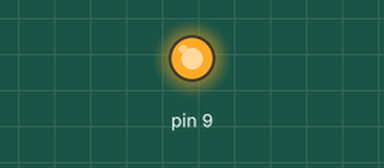
This sketch was run on a simulated Arduino Uno, built with avr-gcc and run on an emulated ATmega328P. On the bench: output pins drawn as LEDs (lit = HIGH).

Above: at 2.5 s.
At 7.5 s:
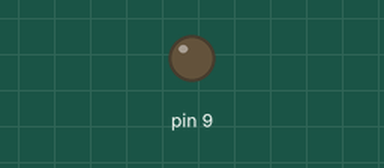
Timing chart, 0 to 13.0 s (numbered marks = the images above):
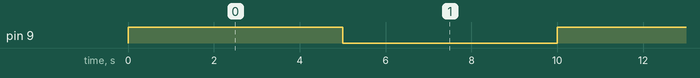

Measured:
- by itself, pin 9: alternates HIGH for 5.0 s and LOW for 5.0 s

The sketch:

Motor_Fan.ino
```cpp
void setup()
{
  pinMode(9, OUTPUT);
}

void loop()
{
  digitalWrite(9, HIGH);
  delay(5000);  //wait for 5 seconds
  digitalWrite(9, LOW);
  delay(5000);  //wait for 5 seconds
}
```
